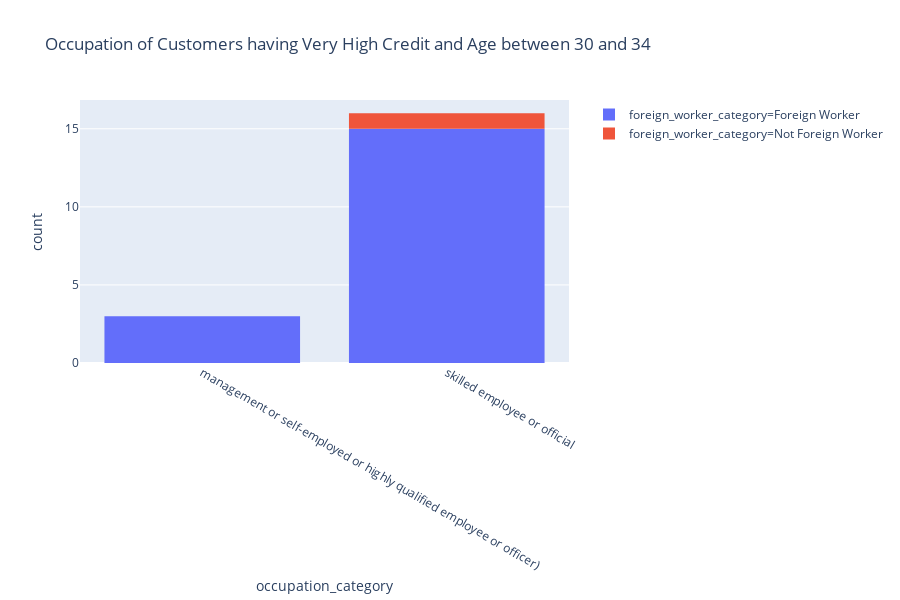

Here is the notebook cell this chart was saved with:
### Markdown cell above
### It's clear that customers of Age Group 30-34 have secured very high credits

### Code cell
HIGH_CREDIT_CUSTOMERS_30_34_AGE_OCCUPATION_CATEGORY = X[(X["cluster"]==3) & ((X["Age (years)"]>=30) & (X["Age (years)"]<=34))]
fig = px.histogram(HIGH_CREDIT_CUSTOMERS_30_34_AGE_OCCUPATION_CATEGORY, title='Occupation of Customers having Very High Credit and Age between 30 and 34', x="occupation_category", color="foreign_worker_category")
fig.show()

### Figure 1 — Plotly figure (JSON) as saved in the notebook; plotly's stock layout.template omitted (floating-point values rounded to 4 significant figures)
{"data": [{"alignmentgroup": "True", "bingroup": "x", "hoverlabel": {"namelength": 0}, "hovertemplate": "foreign_worker_category=Foreign Worker<br>occupation_category=%{x}<br>count=%{y}", "legendgroup": "foreign_worker_category=Foreign Worker", "marker": {"color": "#636efa"}, "name": "foreign_worker_category=Foreign Worker", "offsetgroup": "foreign_worker_category=Foreign Worker", "orientation": "v", "showlegend": true, "type": "histogram", "x": ["management or self-employed or highly qualified employee or officer)", "management or self-employed or highly qualified employee or officer)", "skilled employee or official", "skilled employee or official", "skilled employee or official", "skilled employee or official", "management or self-employed or highly qualified employee or officer)", "skilled employee or official", "skilled employee or official", "skilled employee or official", "skilled employee or official", "skilled employee or official", "skilled employee or official", "skilled employee or official", "skilled employee or official", "skilled employee or official", "skilled employee or official", "skilled employee or official"], "xaxis": "x", "yaxis": "y"}, {"alignmentgroup": "True", "bingroup": "x", "hoverlabel": {"namelength": 0}, "hovertemplate": "foreign_worker_category=Not Foreign Worker<br>occupation_category=%{x}<br>count=%{y}", "legendgroup": "foreign_worker_category=Not Foreign Worker", "marker": {"color": "#EF553B"}, "name": "foreign_worker_category=Not Foreign Worker", "offsetgroup": "foreign_worker_category=Not Foreign Worker", "orientation": "v", "showlegend": true, "type": "histogram", "x": ["skilled employee or official"], "xaxis": "x", "yaxis": "y"}], "layout": {"barmode": "relative", "height": 600, "legend": {"tracegroupgap": 0}, "title": {"text": "Occupation of Customers having Very High Credit and Age between 30 and 34"}, "xaxis": {"anchor": "y", "domain": [0, 0.98], "title": {"text": "occupation_category"}}, "yaxis": {"anchor": "x", "domain": [0, 1], "title": {"text": "count"}}}}
